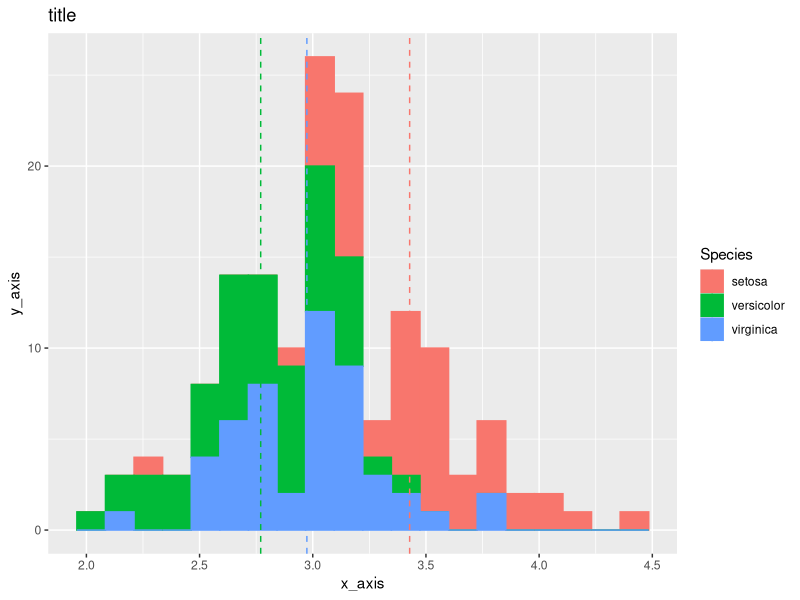
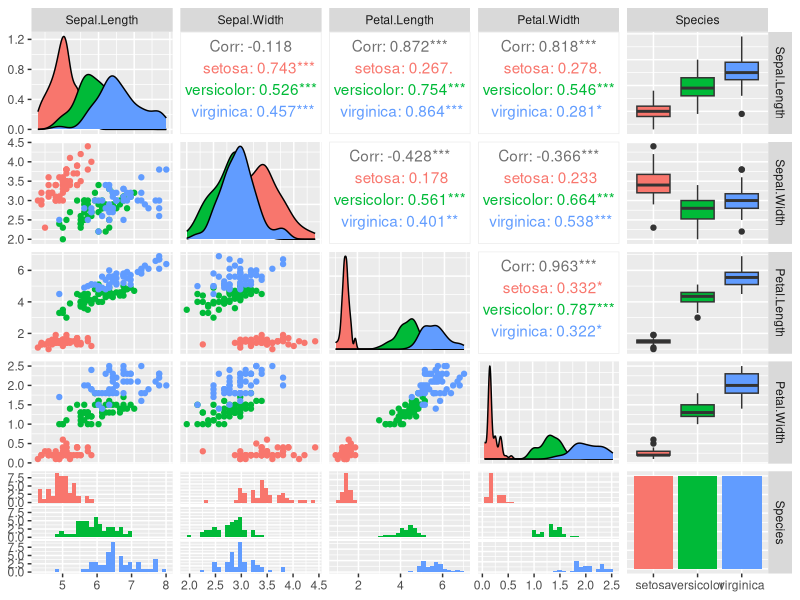
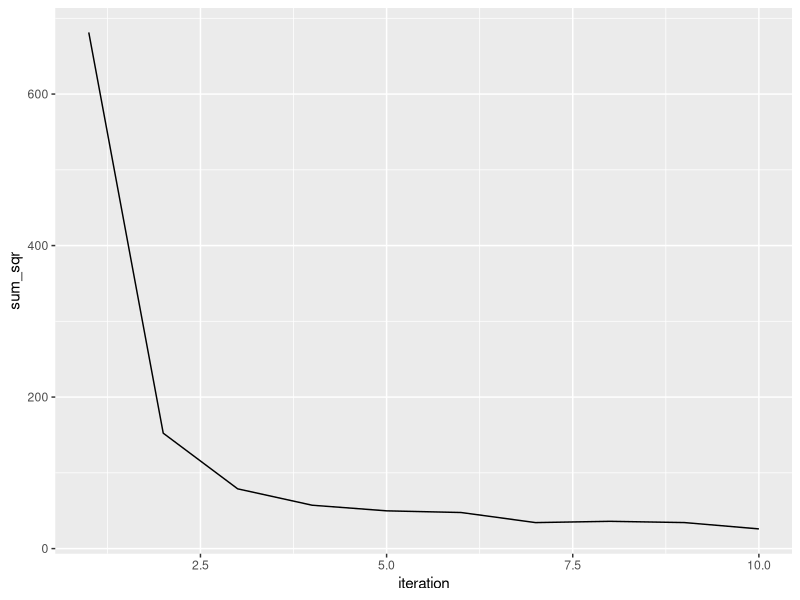

R code for these plots, in order: (Note: this script raises an error after producing the figures.)
# install.packages("magrittr")
library(magrittr)

# Exercise One
list <- 1:10
# print(list)
list %<>% log2() %>%
    sin() %>%
    sum() %>%
    sqrt() %>%
print(list)

data(iris)
print(head(iris))
aggr <- iris %>%
    aggregate(. ~ Species, ., mean)
print(aggr)

# Exercise 2
# install.packages("ggplot2")
library(ggplot2)
# install.packages("GGally")
library(GGally)

plott <- ggplot(iris, aes(x = Sepal.Width)) +
    geom_histogram(aes(fill=Species, color = Species), bins=20) +
    geom_vline(data=aggr, aes(xintercept=Sepal.Width, color=Species), linetype="dashed") +
    labs(x='x_axis', y='y_axis', title='title')
ggsave("/home/rplot.jpg", plot = plott)

plott <- ggpairs(data = iris, aes(color = Species))
ggsave("/home/rplot2.jpg", plot = plott)

# Exercise 3
# install.packages("cluster")
library(cluster)
x <- iris[, 1:4]
y <- iris[,5]
sum_sqr <- c()

for (i in 1:10){
    kmeans_res <- kmeans(x, i)
    sum_sqr <- append(sum_sqr, kmeans_res$tot.withinss)
}

plott <- ggplot(data.frame(iteration = 1:length(sum_sqr), value = sum_sqr), aes(x = iteration, y = sum_sqr)) +
    geom_line() 
    ggsave("/home/rplot3.jpg", plot = plott) 
    
kmeans_res <- kmeans(x, 3)
plott <- ggplot(iris, aes(x = Sepal.Width, y = Petal.Width, color = kmeans_result$cluster)) + geom_point()
ggsave("/home/rplot4.jpg", plot = plott)

plott <- ggplot(iris, aes(x = Sepal.Width, y = Petal.Width, color = Species)) + geom_point() 
ggsave("/home/rplot5.jpg", plot = plott)